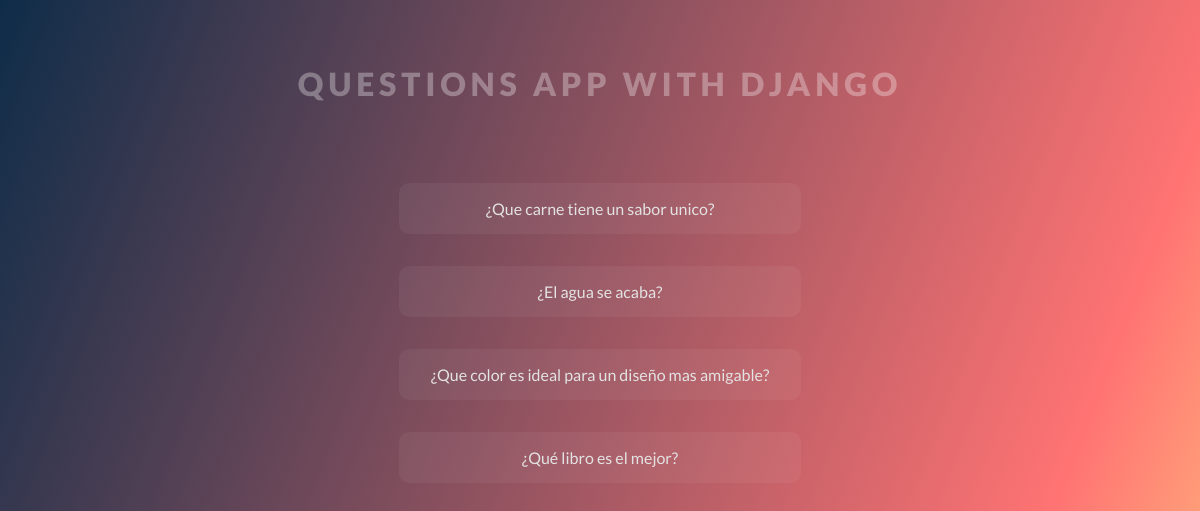
The page /polls/ on the database as committed earlier.
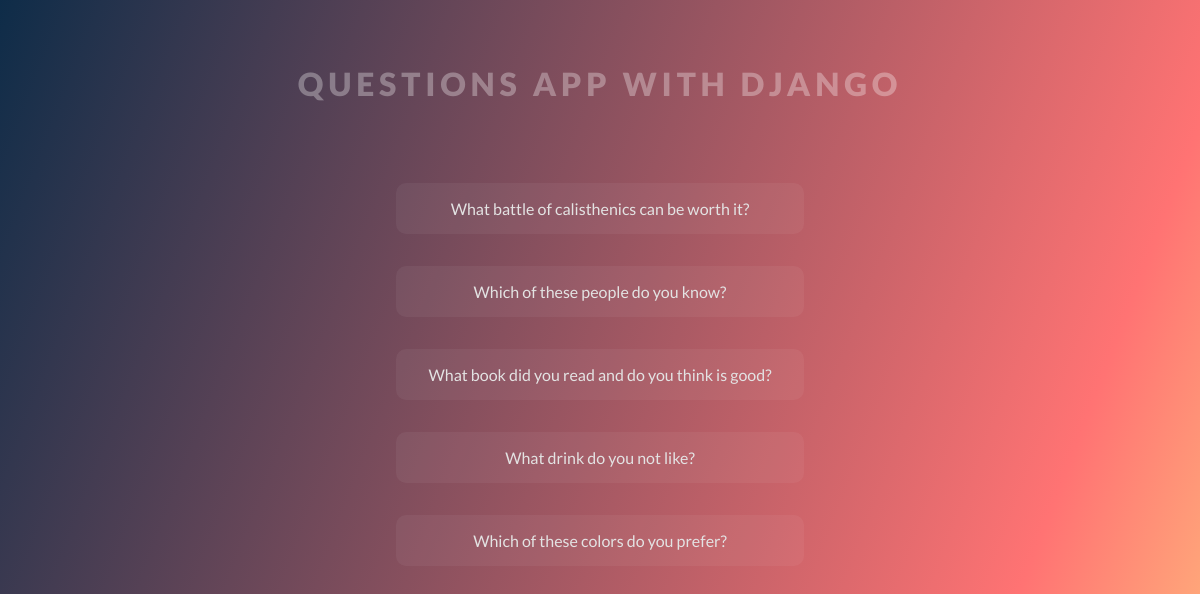
The same page on the database as committed later.
### polls/models.py (models this page shows, shortened)
class Question(models.Model):
  question_text= models.CharField(max_length=200)
  pub_date =  models.DateTimeField("date published")

### polls/views.py (the view)
# urls.py: path('',views.IndexView.as_view(),name="index"),
class IndexView(generic.ListView):
  template_name = "polls/index.html"
  context_object_name = "latest_question_list"
  def get_queryset(self):
    return Question.objects.filter(pub_date__lte=timezone.now()).order_by("pub_date")[:5]

### polls/templates/polls/index.html (shortened to what this page needs)
{% extends './base.html' %}
{% block questions %}
  {% if latest_question_list %}
  <ul>
    {% for question in latest_question_list %}
    <li>
      <a href=" {% url 'polls:detail' question.id %}">
        {{ question.question_text}}
      </a>
    </li>
    {% endfor %}
  </ul>
  {% else %}
  <p>No polls are available.</p>
  {% endif %}
{% endblock questions %}

Rows that differ between the two databases and show on the page:
removed Question: question_text "¿Que carne tiene un sabor unico?"
removed Question: question_text "¿El agua se acaba?"
removed Question: question_text "¿Que color es ideal para un diseño mas amigable?"
removed Question: question_text "¿Qué libro es el mejor?"
added Question: question_text "What battle of calisthenics can be worth it?"
added Question: question_text "Which of these people do you know?"
added Question: question_text "What book did you read and do you think is good?"
now on this page (row edited): Question: question_text "What drink do you not like?"
added Question: question_text "Which of these colors do you prefer?"
